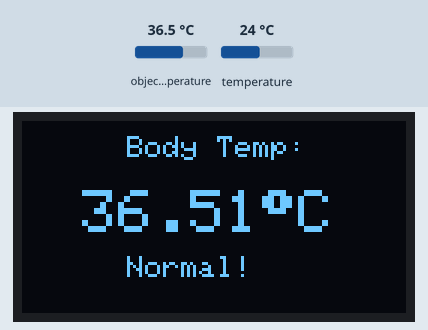
This sketch was run on a simulated Arduino Uno, built with avr-gcc and run on an emulated ATmega328P. On the bench: 128×64 one-colour display. Inputs (shaded band) come from the test bench; at power-on: object temperature 36.5 °C, temperature 24 °C. The display library's start-up logo is not drawn.

Above: at 1.2 s.
1.3 s: object temperature set to 20 °C
At 3.3 s:
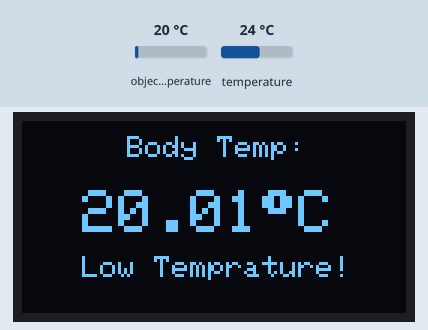
3.6 s: object temperature set to 20.5 °C
At 5.1 s:
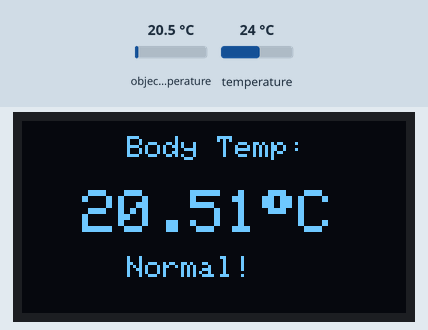
5.7 s: object temperature set to 37.4 °C
At 6.6 s:
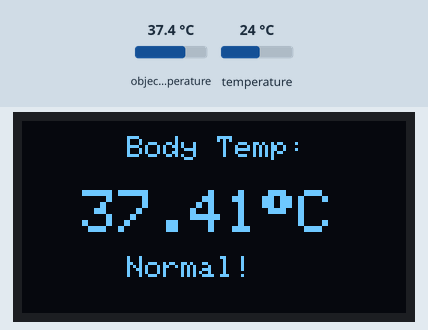
7.7 s: object temperature set to 38.1 °C
At 9.3 s:
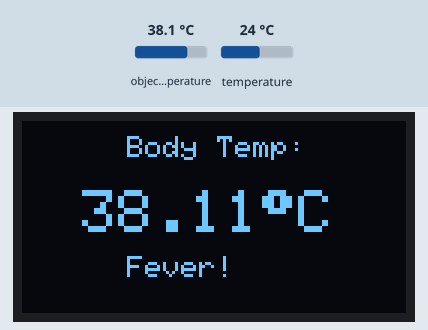
Timing chart, 0 to 10.8 s (numbered marks = the images above; inputs shaded):
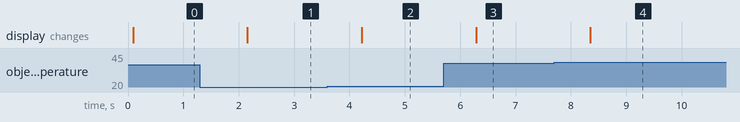

The sketch:

temp.ino
```cpp
#include <Wire.h>
#include <Adafruit_MLX90614.h>
#include <Adafruit_GFX.h>
#include <Adafruit_SSD1306.h>
Adafruit_MLX90614 mlx = Adafruit_MLX90614();
#define SCREEN_WIDTH 128 // OLED display width, in pixels
#define SCREEN_HEIGHT 64 // OLED display height, in pixels
#define OLED_RESET    -1 // Reset pin # (or -1 if sharing Arduino reset pin)
double ATC,OTC,ATF,OTF;
Adafruit_SSD1306 display(SCREEN_WIDTH, SCREEN_HEIGHT, &Wire, OLED_RESET); //Declaring the display name (display)

void init_display(){
  Wire.setClock(400000);
  display.begin(SSD1306_SWITCHCAPVCC, 0x3C); //Start the OLED display
  display.display();
  display.clearDisplay();                                   //Clear the display
  display.setTextSize(2);                                   //Near it display the average BPM you can display the BPM if you want
  display.setTextColor(WHITE);
  }
void init_ir_sensor(){
  Wire.setClock(100000);
  mlx.begin();
}
void read_ir_sensor(){
  Wire.setClock(100000);
  OTC = mlx.readObjectTempC();
  OTF = mlx.readObjectTempF();
  ATC = mlx.readAmbientTempC();
  ATF = mlx.readAmbientTempF();
  }
void show_result(){
  Wire.setClock(400000);
  display.clearDisplay();         //Clear the display
  display.setTextSize(1);
  display.setTextColor(WHITE);
  display.setCursor(35,5);
  display.println("Body Temp:");
  display.setTextSize(2);
  display.setCursor(20,23);
  display.print(OTC);
  display.print((char)247);
  display.println("C");
   if (OTC > 37.8){
    display.setTextSize(1);
    display.setCursor(35,45);
    display.println("Fever!");
    }
  if (OTC < 20.1){
    display.setTextSize(1);
    display.setCursor(20,45);
    display.println("Low Temprature!");
    }
   if (OTC < 37.8 & OTC > 20.1){
    display.setTextSize(1);
    display.setCursor(35,45);
    display.println("Normal!");
    }
  display.display();
  }

void setup(){
  init_display();
  init_ir_sensor();
  }

void loop(){
  read_ir_sensor();
  show_result();
  delay(1000);
}
```

Measured:
- the behaviour switches between 20 and 20.1 °C on object temperature (found by bisection; images 1 and 2)
- the behaviour switches between 37.8 and 37.9 °C on object temperature (found by bisection; images 3 and 4)
- after the input at 1.3 s, the display: changes after 0.86 s (image 1)
- after the input at 3.6 s, the display: changes after 0.62 s (image 2)
- after the input at 5.7 s, the display: changes after 0.59 s (image 3)
- after the input at 7.7 s, the display: changes after 0.65 s (image 4)
